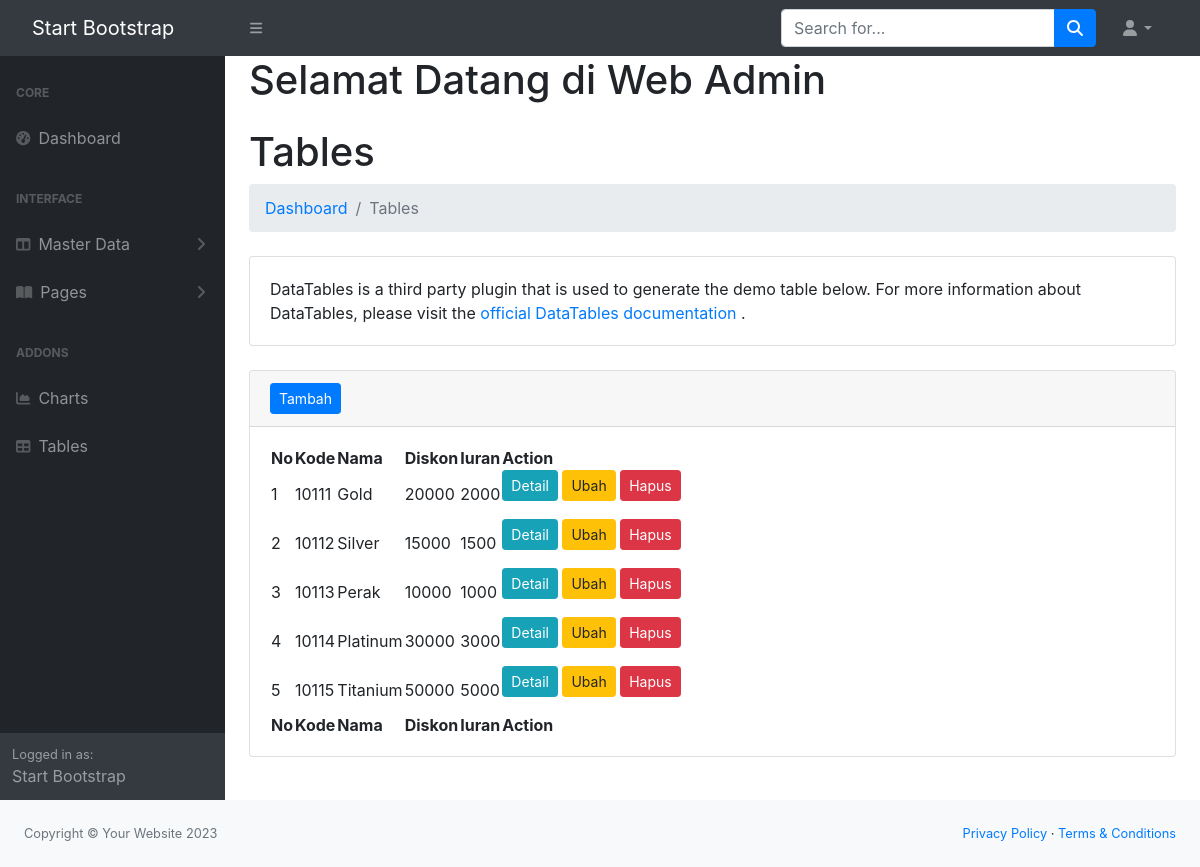
Screenshot of /admin/index.php?url=kartu with the database file from the repository.
### tables this page shows
CREATE TABLE `kartu` (
  `id` int(11) NOT NULL,
  `kode` varchar(10) DEFAULT NULL,
  `nama` varchar(30) NOT NULL,
  `diskon` double DEFAULT 0,
  `iuran` double DEFAULT 0
);

### admin/models/Kartu.php (called while the page is built, shortened)
<?php
class Kartu {
    private $koneksi;
    public function __construct(){
        global $dbh;
        $this->koneksi = $dbh;
    }
    public function Kartu(){
        $sql = "SELECT * FROM kartu";
        $ps = $this->koneksi->prepare($sql);
        $ps->execute();
        $rs = $ps->fetchAll();
        return $rs;
    }
}
?>

### admin/kartu.php (the view, shortened to what this page needs)
<?php
$model = new Kartu();
$kartu = $model->Kartu();
?>
                        <h1 class="mt-4">Tables</h1>
                        <ol class="breadcrumb mb-4">
                            <li class="breadcrumb-item"><a href="index.html">Dashboard</a></li>
                            <li class="breadcrumb-item active">Tables</li>
                        </ol>
                        <div class="card mb-4">
                            <div class="card-body">
                                DataTables is a third party plugin that is used to generate the demo table below. For more information about DataTables, please visit the
                                <a target="_blank" href="https://datatables.net/">official DataTables documentation</a>
                                .
                            </div>
                        </div>
                        <div class="card mb-4">
                            <div class="card-header">
                                <a href="index.php?url=kartu_form" class="btn btn-primary btn-sm">Tambah</a>
                            </div>
                            <div class="card-body">
                                <table id="datatablesSimple">
                                    <thead>
                                        <tr>
                                            <th>No</th>
                                            <th>Kode</th>
                                            <th>Nama </th>
                                            <th>Diskon</th>
                                            <th>Iuran</th>
                                            <th>Action</th>
                                        </tr>
                                    </thead>
                                    <tfoot>
                                        <tr>
                                            <th>No</th>
                                            <th>Kode</th>
                                            <th>Nama </th>
                                            <th>Diskon</th>
                                            <th>Iuran</th>
                                            <th>Action</th>
                                        </tr>
                                    </tfoot>
                                    <tbody>
                                        <?php
                                        $no = 1;
                                        foreach($kartu as $row){
                                        ?>
                                        <tr>
                                            <td><?= $no ?></td>
                                            <td><?= $row['kode']?></td>
                                            <td><?= $row['nama']?></td>
                                            <td><?= $row['diskon']?></td>
                                            <td><?= $row['iuran']?></td>
                                            <td>
                                                <form action="kartu_controller.php" method="POST">
                                                    <a class="btn btn-info btn-sm" href="index.php?url=kartu_detail&id=<?= $row ['id'] ?>">Detail</a>
                                                    <a class="btn btn-warning btn-sm" href="index.php?url=kartu_form&idedit=<?= $row ['id'] ?>">Ubah</a>
                                                    <button class="btn btn-danger btn-sm" name="proses" value="hapus"
                                                    onclick="return confirm('Apakah anda yakin ingin menghapus data ini?')">Hapus</button>
                                                </form>
                                            </td>
                                        </tr>
                                      <?php
                                        $no++;
                                    }
                                        ?>
                                    </tbody>
                                </table>
                            </div>
</div>
</div>

### rows the page displays
kartu: kode "10111", nama "Gold", diskon "20000", iuran "2000"
kartu: kode "10112", nama "Silver", diskon "15000", iuran "1500"
kartu: kode "10113", nama "Perak", diskon "10000", iuran "1000"
kartu: kode "10114", nama "Platinum", diskon "30000", iuran "3000"
kartu: kode "10115", nama "Titanium", diskon "50000", iuran "5000"
